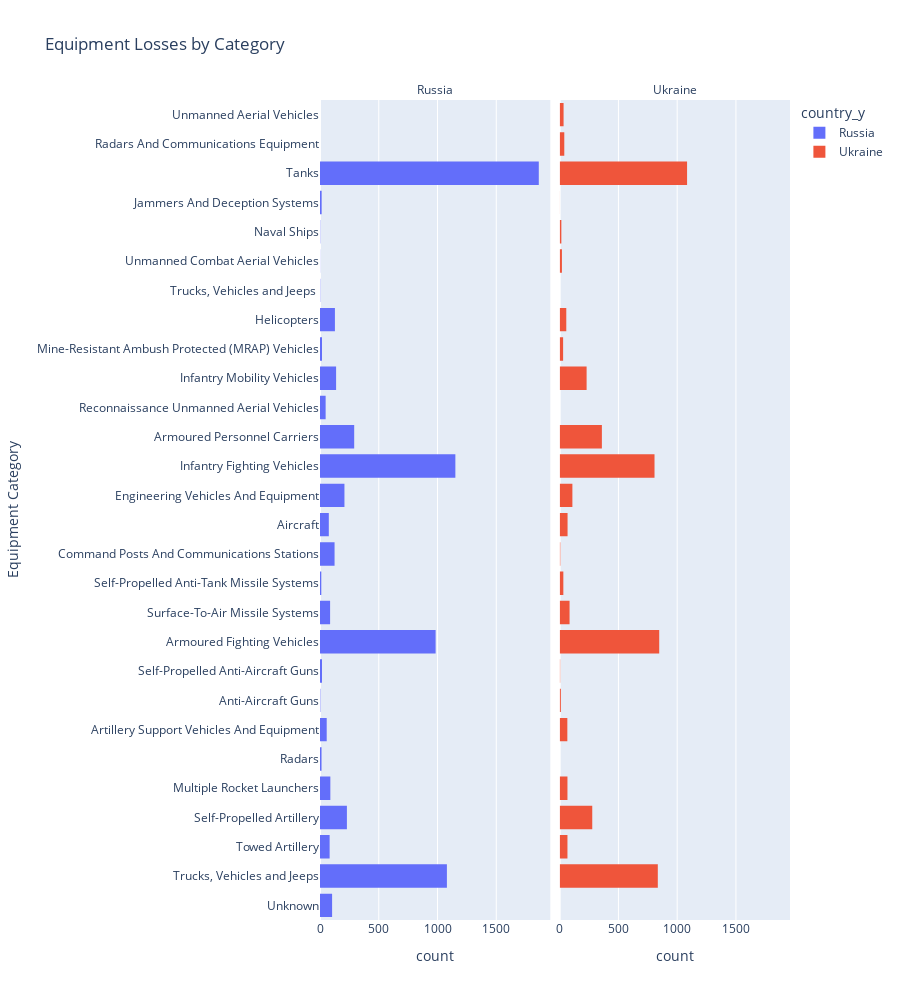

This figure's notebook cell:
### Code cell
import plotly.express as px

#fig = px.strip(oryx, x="date_recorded", y="class", facet_col="country_y")
fig = px.histogram(
    oryx, 
    y="class", 
    facet_col="country_y", 
    color="country_y",
    height=1000,
    labels={"class": "Equipment Category"},
    title="Equipment Losses by Category"
)
fig.for_each_annotation(lambda a: a.update(text=a.text.split("=")[1]))
fig.show()

### Figure 1 — Plotly figure (JSON) as saved in the notebook; plotly's stock layout.template omitted (floating-point values rounded to 4 significant figures; data arrays with more than 128 entries replaced by an {"elided": "..."} marker saying what was removed)
{"data": [{"alignmentgroup": "True", "bingroup": "y", "hovertemplate": "country_y=Russia<br>count=%{x}<br>Equipment Category=%{y}<extra></extra>", "legendgroup": "Russia", "marker": {"color": "#636efa", "pattern": {"shape": ""}}, "name": "Russia", "offsetgroup": "Russia", "orientation": "h", "showlegend": true, "type": "histogram", "xaxis": "x", "y": {"elided": "6813 str values"}, "yaxis": "y"}, {"alignmentgroup": "True", "bingroup": "y", "hovertemplate": "country_y=Ukraine<br>count=%{x}<br>Equipment Category=%{y}<extra></extra>", "legendgroup": "Ukraine", "marker": {"color": "#EF553B", "pattern": {"shape": ""}}, "name": "Ukraine", "offsetgroup": "Ukraine", "orientation": "h", "showlegend": true, "type": "histogram", "xaxis": "x2", "y": {"elided": "5135 str values"}, "yaxis": "y2"}], "layout": {"annotations": [{"font": {}, "showarrow": false, "text": "Russia", "x": 0.245, "xanchor": "center", "xref": "paper", "y": 1, "yanchor": "bottom", "yref": "paper"}, {"font": {}, "showarrow": false, "text": "Ukraine", "x": 0.755, "xanchor": "center", "xref": "paper", "y": 1, "yanchor": "bottom", "yref": "paper"}], "barmode": "relative", "height": 1000, "legend": {"title": {"text": "country_y"}, "tracegroupgap": 0}, "title": {"text": "Equipment Losses by Category"}, "xaxis": {"anchor": "y", "domain": [0, 0.49], "title": {"text": "count"}}, "xaxis2": {"anchor": "y2", "domain": [0.51, 1], "matches": "x", "title": {"text": "count"}}, "yaxis": {"anchor": "x", "domain": [0, 1], "title": {"text": "Equipment Category"}}, "yaxis2": {"anchor": "x2", "domain": [0, 1], "matches": "y", "showticklabels": false}}}
